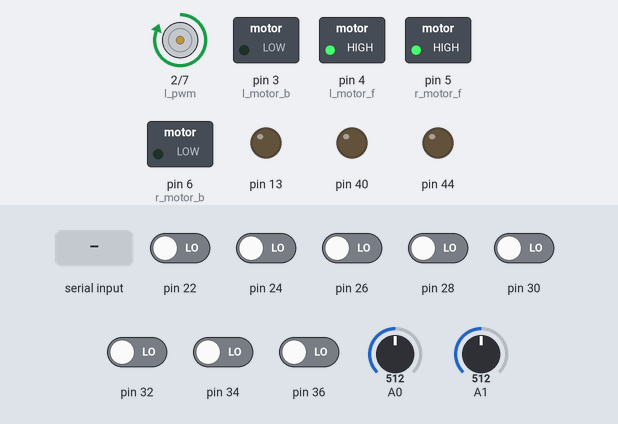
This sketch was run on a simulated Arduino Mega 2560, built with avr-gcc and run on an emulated ATmega2560. Shown: motor-driver pin pairs drawn as motors (green arrow = first pin HIGH = forward, orange = second pin HIGH = backward, longer = more drive), switched loads named in the sketch (green lamp = pin HIGH), output pins drawn as LEDs (lit = HIGH). The inputs (shaded band) are chosen by the test bench; at power-on: pin 22, pin 24, pin 26, pin 28, pin 30, pin 32, pin 34, pin 36 LOW, A0 = 512, A1 = 512.

Above: at 1.2 s.
1.3 s: "1" received over the second serial link
At 2.5 s:
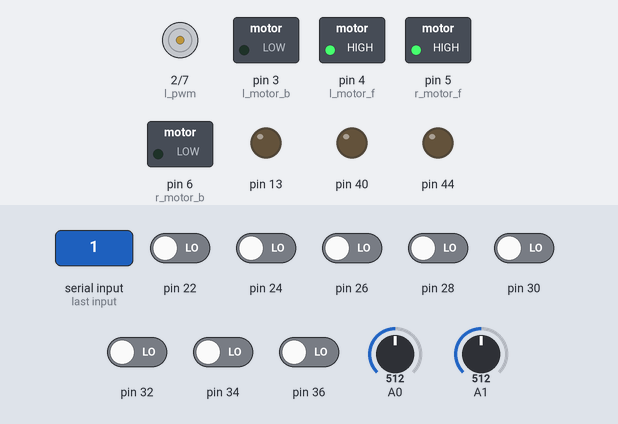
2.8 s: "0" received over the second serial link
At 3.8 s:
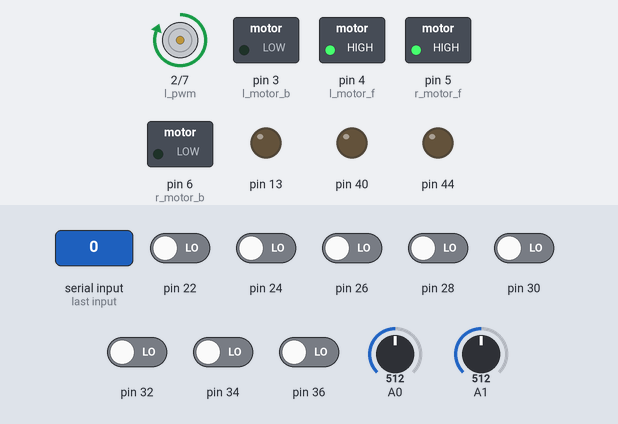
4.8 s: "2" received over the second serial link
At 5.2 s:
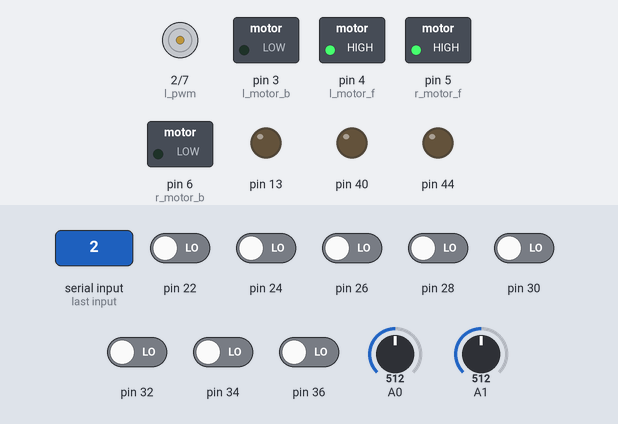
Timing chart, 0 to 7.8 s (numbered marks = the images above; inputs shaded):
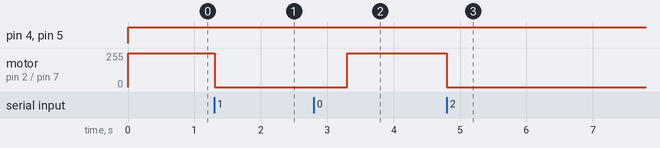

The sketch:

attemp_2_only_left_turn.ino
```cpp
#include <QTRSensors.h>

//for readline
/*qtrc*/
#define num_sensors 8
#define TIMEOUT 1500
#define EMITTER_PIN 38
int min_rc[8] = {289, 190, 189, 371, 165, 147, 146, 280};
int max_rc[8] = {1864, 1277, 1251, 2124, 1058, 981, 956, 1696};
QTRSensorsRC qtrrc((unsigned char[]) {
  36, 34, 32, 30, 28, 26, 24, 22
}, // 0 no sensor= right
num_sensors, TIMEOUT, EMITTER_PIN);
unsigned int sensor_values[num_sensors];

int pre_value = 3500;
#define readline_high  1500
boolean black_line;
unsigned int position;


//follow line
/*Motor*/
#define l_motor_f 4
#define l_motor_b 3
#define r_motor_f 5
#define r_motor_b 6
#define l_pwm 2
#define r_pwm 7

/* pd control*/
#define kp  .3
#define kd  4
#define max_speed 255
#define turn_speed 150
#define base_position 3500
int last_error = 0;


//for turn
#define high 1500
#define low 500
#define del 300 //turn delay
#define slow_speed 200 // after finding turn it will go ahead with slow speed


//for analog read
int right_sensor;
int left_sensor;
#define right_sensor_low 150
#define right_sensor_high 960
#define left_sensor_high 1023
#define left_sensor_low 0

void setup()
{
  pinMode(l_motor_f, OUTPUT);
  pinMode(l_motor_b, OUTPUT);
  pinMode(r_motor_b, OUTPUT);
  pinMode(r_motor_f, OUTPUT);
  pinMode(l_pwm, OUTPUT);
  pinMode(r_pwm, OUTPUT);
  pinMode(13, OUTPUT);
  pinMode(40, OUTPUT);
  pinMode(44, OUTPUT);
  Serial.begin(9600);
  Serial1.begin(9600);
  digitalWrite(44, LOW);

//  while (!Serial1.available());

  // for initializing blackline
  if (analogRead(A0) > 500 && analogRead(A1) > 500)
    black_line = false;
  else
    black_line = true;

}

void loop()
{
  bluetooth();
  analogread();
start:
  position = readline();
//  if (left_sensor > 550)
//  {
//    if (sensor_values[3] > high || sensor_values[4] > high)
//    {
//      digitalWrite(l_motor_f, HIGH);
//      digitalWrite(l_motor_b, LOW);
//      digitalWrite(r_motor_f, HIGH);
//      digitalWrite(r_motor_b, LOW);
//      analogWrite(l_pwm, turn_speed);
//      analogWrite(r_pwm, turn_speed);
//      do {
//        bluetooth();
//        analogread();
//      } while (left_sensor > 100);
//      do {
//        bluetooth();
//        position = readline();
//        if (sensor_values[7] > high && sensor_values[6] > high && sensor_values[5] > high)
//        {
//          left_turn(300);
//          break;
//        }
//      } while (sensor_values[3] > low || sensor_values[4] > low);
//      left_turn(0);
//    }
//  }
  follow_line();
}

void follow_line()
{
  digitalWrite(l_motor_f, HIGH);
  digitalWrite(l_motor_b, LOW);
  digitalWrite(r_motor_f, HIGH);
  digitalWrite(r_motor_b, LOW);
  int error = position - base_position;
  int speed_var = kp * error + kd * (error - last_error);
  last_error = error;
  if (speed_var > 0) // left turn
  {
    analogWrite(l_pwm, max(0, (max_speed - speed_var))); // for avoiding negative
    analogWrite(r_pwm, max_speed);
  }
  else // right turn
  {
    analogWrite(r_pwm, max(0, (max_speed + speed_var)));
    analogWrite(l_pwm, max_speed);
  }
}

void right_turn(int turn_delay)
{
  digitalWrite(r_motor_b, HIGH);
  digitalWrite(r_motor_f, LOW);
  digitalWrite(l_motor_b, LOW);
  digitalWrite(l_motor_f, HIGH);
  analogWrite(l_pwm, turn_speed);
  analogWrite(r_pwm, turn_speed);
  delay(turn_delay);
  do {
    bluetooth();
    position = readline();
  } while (sensor_values[3] < high && sensor_values[2] < high);
  digitalWrite(13, LOW);
}

void left_turn(int turn_delay)
{
  digitalWrite(l_motor_b, HIGH);
  digitalWrite(l_motor_f, LOW);
  digitalWrite(r_motor_b, LOW);
  digitalWrite(r_motor_f, HIGH);
  analogWrite(l_pwm, turn_speed);
  analogWrite(r_pwm, turn_speed);
  delay(turn_delay);
  do {
    bluetooth();
    position = readline();
  } while (sensor_values[3] < high && sensor_values[4] < high);
}

unsigned int readline()
{
  unsigned int pos = 0;
  int sum = 0;
  boolean a = false; //for sensing line
  qtrrc.read(sensor_values);
  for ( int i = 0; i < num_sensors; i++)
  {
    sensor_values[i] = constrain(sensor_values[i], min_rc[i], max_rc[i]);
    if (black_line)
    {
      sensor_values[i] = map(sensor_values[i], min_rc[i], max_rc[i], 0, 2500);
    }
    else
    {
      sensor_values[i] = map(sensor_values[i], min_rc[i], max_rc[i], 2500, 0);
    }
    if (sensor_values[i] > readline_high)
      a = true; //found line
    pos += (i * 1000 * sensor_values[i]);
    sum += sensor_values[i];
  }
  if (a)
  {
    pos = pos / sum;
    pre_value = pos;
  }

  else
  {
    if (pre_value > 6000)
      pos = (num_sensors - 1) * 1000;
    else if (pre_value < 1000)
      pos = 0;
    else
      pos = 3500;
  }
  return pos;
}

void analogread()
{
  right_sensor = analogRead(A0); //right
  left_sensor = analogRead(A1);
  if (!black_line)
  {
    right_sensor = map(right_sensor, 0,1023,1023,0);
    left_sensor = map(left_sensor,0,1023,1023,0);
  }
}


void bluetooth()
{
  if (Serial1.available() > 0)
  {
    analogWrite(l_pwm, 0);
    analogWrite(r_pwm, 0);
    Serial1.read();
    Serial1.println("stop");
    while (!Serial1.available());
    Serial1.read();
    delay(500);
  }
}
```

Measured:
- after the input at 1.3 s, motor on pin 2 (l_pwm) / pin 7 (r_pwm): forward 255/255 → stopped at once
- after the input at 2.8 s, motor on pin 2 (l_pwm) / pin 7 (r_pwm): stopped → forward 255/255 after 0.50 s
- after the input at 4.8 s, motor on pin 2 (l_pwm) / pin 7 (r_pwm): forward 255/255 → stopped at once
